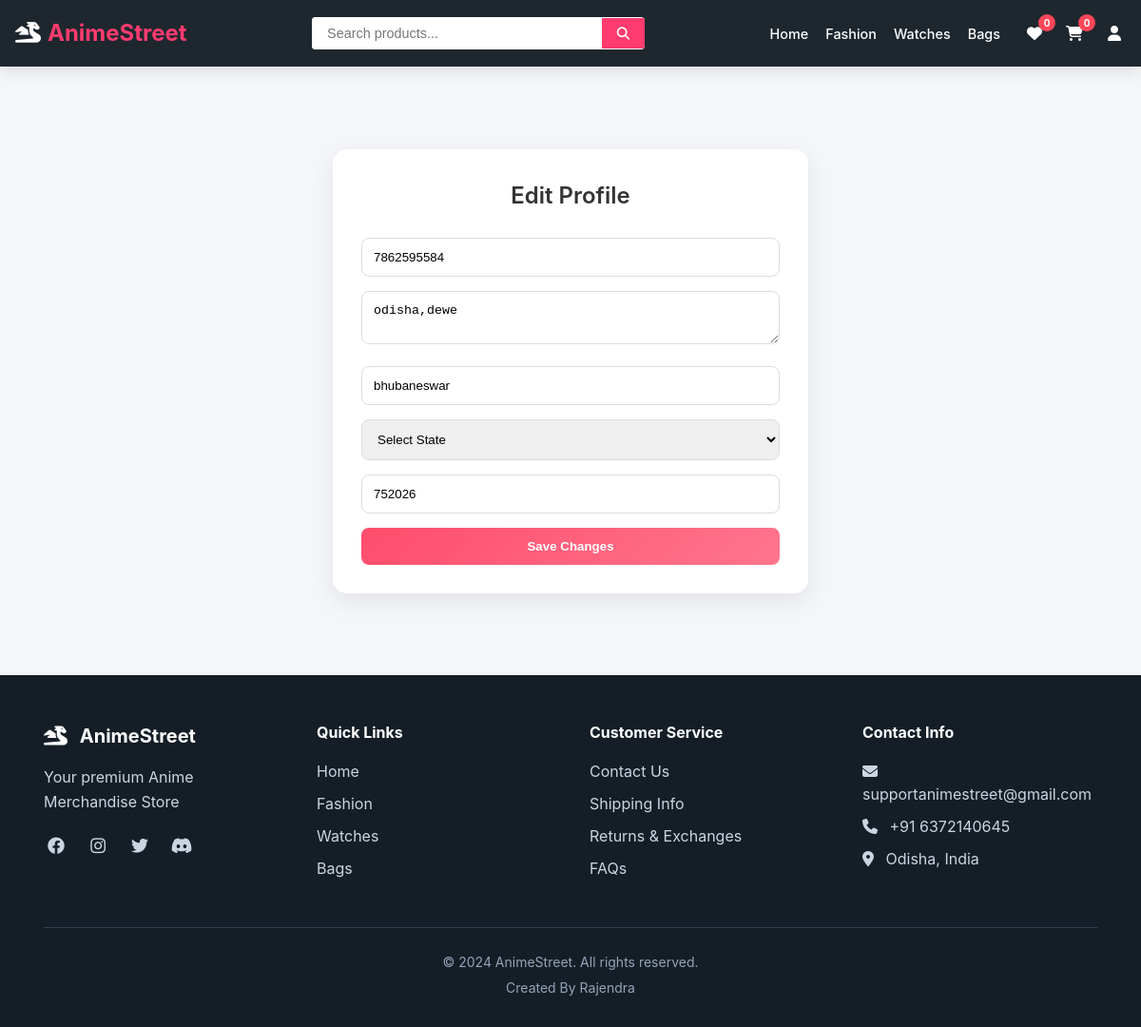
The page /edit-profile/ (signed in) on the database as committed earlier.
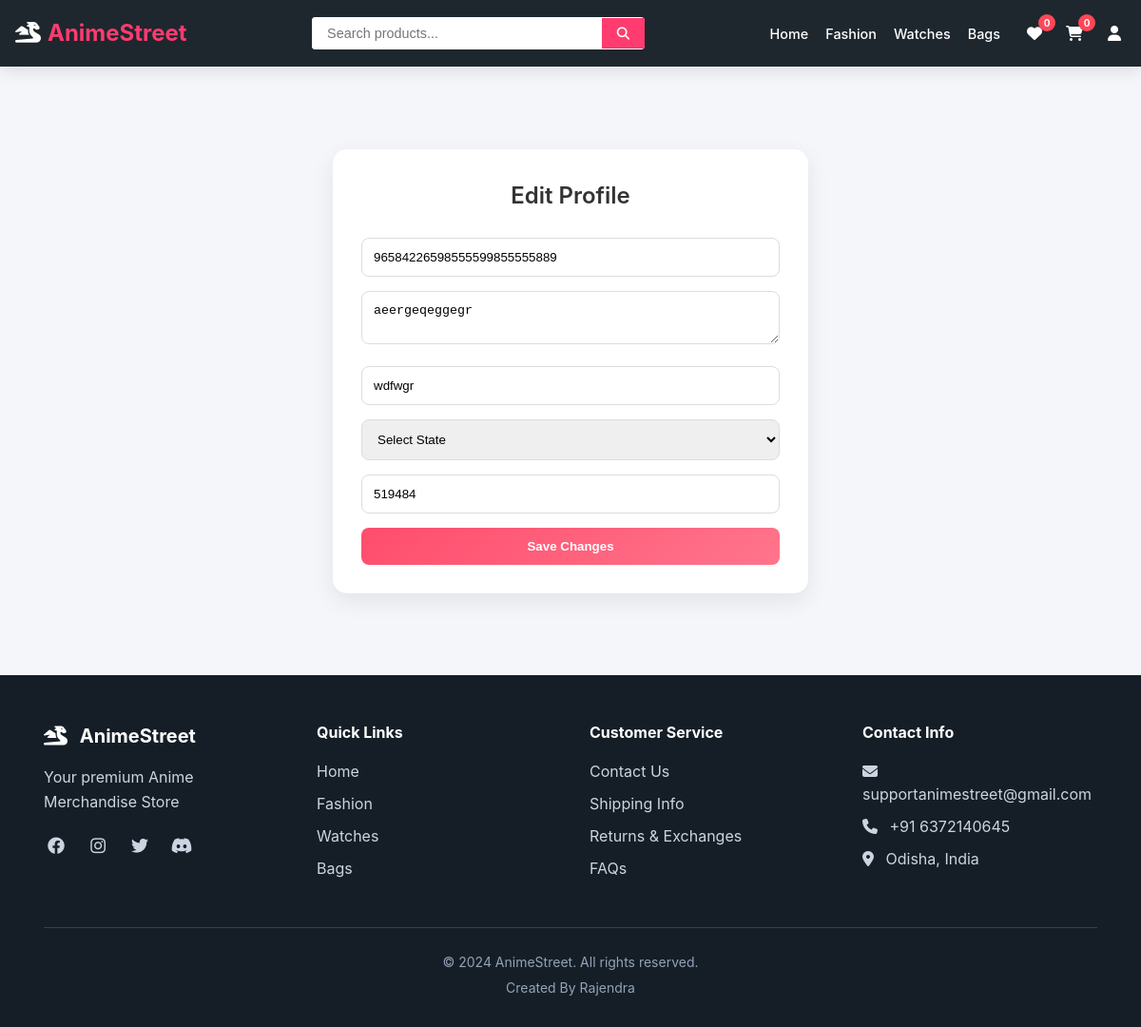
The same page on the database as committed later.
### shop/models.py (models this page shows, shortened)
class Profile(models.Model):
    user = models.OneToOneField(User, on_delete=models.CASCADE)
    phone = models.CharField(max_length=15, blank=True)
    address = models.TextField(blank=True)
    city = models.CharField(max_length=100, blank=True)
    state = models.CharField(max_length=100, blank=True)
    pincode = models.CharField(max_length=10, blank=True)

### shop/views.py (the view, shortened to what this page needs)
# urls.py: path('edit-profile/', views.edit_profile, name='edit_profile'),
def edit_profile(request):
    profile, created = Profile.objects.get_or_create(user=request.user)
    return render(request, "shop/edit_profile.html", {"profile": profile})

### shop/context_processors.py (called while the page is built)
def cart_count(request):
    if request.user.is_authenticated:
        try:
            cart, created = Cart.objects.get_or_create(user=request.user)
            count = cart.get_total_items()
        except:
            count = 0
    else:
        count = 0
    return {'cart_count': count}

### shop/models.py (called while the page is built)
    def get_total_items(self):
        return sum(item.quantity for item in self.items.all())

### shop/templates/shop/edit_profile.html (shortened to what this page needs)
{% extends 'shop/base.html' %}
{% load static %}
{% block content %}
<div class="edit-container">
    <div class="edit-card">
        <h2 class="edit-title">Edit Profile</h2>
        <form method="POST">
            <div class="form-group">
                <input type="text" name="phone" placeholder="Phone"
                    value="{{ profile.phone }}" class="form-control">
            </div>
            <div class="form-group">
                <textarea name="address" placeholder="Address"
                    class="form-control">{{ profile.address }}</textarea>
            </div>
            <div class="form-group">
                <input type="text" name="city" placeholder="City"
                    value="{{ profile.city }}" class="form-control">
            </div>
            <div class="form-group">
                <select name="state" class="form-control">
                    <option value="">Select State</option>
                </select>
            </div>
            <div class="form-group">
                <input type="text" name="pincode" placeholder="Pincode"
                    value="{{ profile.pincode }}" class="form-control">
            </div>
            <button type="submit" class="save-btn">
                Save Changes
            </button>
        </form>
    </div>
</div>
{% endblock %}

Rows that differ between the two databases and show on the page:
changed Profile: phone "7862595584" → "96584226598555599855555889"; address "odisha,dewe" → "aeergeqeggegr"; city "bhubaneswar" → "wdfwgr"; pincode "752026" → "519484"
